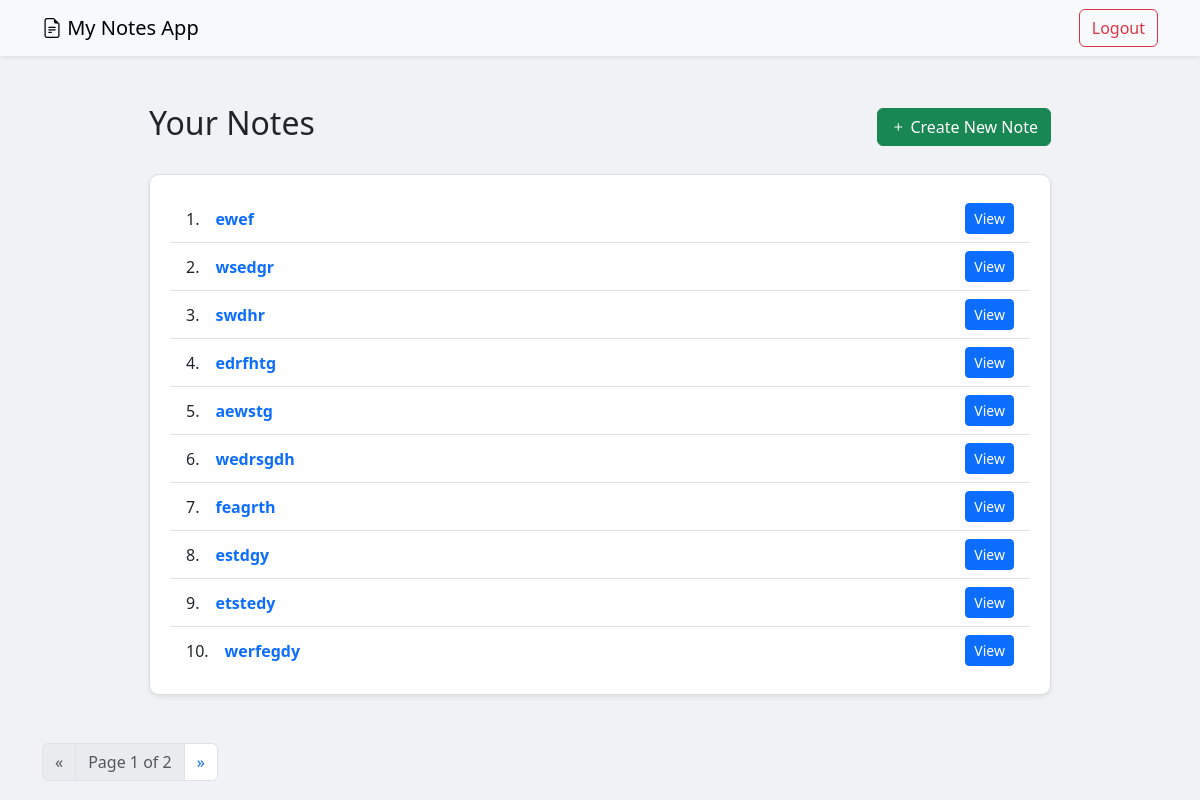
Before: /notes/ (signed in) with the older database file.
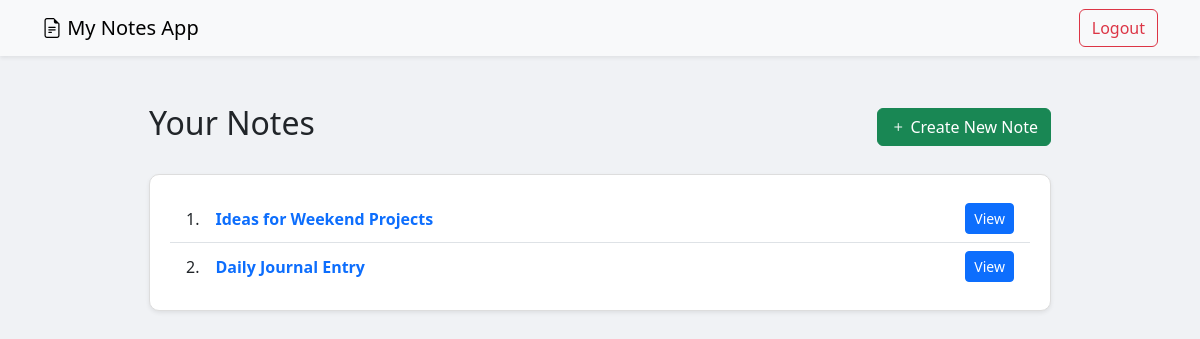
After: the same page with the newer database file.
### notes/models.py (models this page shows, shortened)
class Note(models.Model):
    user = models.ForeignKey(User, on_delete=models.CASCADE)
    title = models.CharField(max_length=100)
    body = models.TextField()

### notes/views.py (the view)
# urls.py: path('', NoteListView.as_view(), name='note_list'),
class NoteListView(CustomLoginRequiredMixin, ListView):
    model = Note
    template_name = 'notes/note_list.html'
    context_object_name = 'notes'
    paginate_by = 10
    def get_queryset(self):
        return Note.objects.filter(user=self.request.user)

### notes/templates/notes/note_list.html (shortened to what this page needs)
{% extends 'notes/base.html' %}
{% block content %}
    <div class="row justify-content-center">
        <div class="col-md- col-lg-10">
            <div class="container my-4">
                <div class="d-flex justify-content-between align-items-center mb-4">
                    <h2>Your Notes</h2>
                    <a href="{% url 'note_create' %}" class="bi bi-plus btn btn-success"> Create New Note</a>
                </div>
            <div class="card shadow-sm">
                <ul class="list-group list-group-flush">
                    {% for note in notes %}
                    <li class="list-group-item d-flex justify-content-between align-items-center">
                        <span class="me-3">{{ forloop.counter }}.</span>
                        <div class="flex-grow-1">
                            <a href="{% url 'note_detail' note.pk %}" class="text-decoration-none">
                                <strong>{{ note.title }}</strong>
                            </a>
                        </div>
                        <a href="{% url 'note_detail' note.pk %}" class="btn btn-primary btn-sm">View</a>
                    </li>
                    {% endfor %}
                </ul>
            </div>
        </div>
    </div>
    <div class="d-flex justify-content-between align-items-center mt-3">
        {% if is_paginated %}
        <nav aria-label="Page navigation example">
            <ul class="pagination justify-content-end">
                {% if page_obj.has_previous %}
                <li class="page-item">
                    <a class="page-link" href="?page={{ page_obj.previous_page_number }}" aria-label="Previous">
                        <span aria-hidden="true">&laquo;</span>
                    </a>
                </li>
                {% else %}
                <li class="page-item disabled">
                    <span class="page-link">&laquo;</span>
                </li>
                {% endif %}
                <li class="page-item disabled">
                    <span class="page-link">Page {{ page_obj.number }} of {{ paginator.num_pages }}</span>
                </li>
                {% if page_obj.has_next %}
                <li class="page-item">
                    <a class="page-link" href="?page={{ page_obj.next_page_number }}" aria-label="Next">
                        <span aria-hidden="true">&raquo;</span>
                    </a>
                </li>
                {% else %}
                <li class="page-item disabled">
                    <span class="page-link">&raquo;</span>
                </li>
                {% endif %}
            </ul>
        </nav>
        {% endif %}
    </div>
</div>
{% endblock %}

### notes/templates/notes/base.html (shortened to what this page needs)
{% load static %}
<!DOCTYPE html>
<html lang="en">
<head>
    <link href="https://cdn.jsdelivr.net/npm/bootstrap@5.3.0-alpha3/dist/css/bootstrap.min.css" rel="stylesheet">
    <link href="https://cdn.jsdelivr.net/npm/bootstrap-icons/font/bootstrap-icons.css" rel="stylesheet">
    <link rel="stylesheet" href="{% static 'css/style.css' %}">
</head>
<body>
    <nav class="navbar navbar-expand-lg navbar-light bg-light shadow-sm">
        <div class="container">
            <a class="bi bi-file-earmark-text navbar-brand" href="{% url 'note_list' %}"> My Notes App</a>
            <div class="collapse navbar-collapse justify-content-end" id="navbarNav">
                {% if user.is_authenticated %}
                    <form method="post" action="{% url 'logout' %}">
                        <button type="submit" class="btn btn-outline-danger">Logout</button>
                    </form>
                {% endif %}
            </div>
        </div>
    </nav>
    <div class="container mt-4">
        {% block content %}
        {% endblock %}
    </div>
</body>
</html>

### static/css/style.css (style rules this page uses)
body { background-color: #f0f2f5; }
.card { border-radius: 10px; padding: 20px; background-color: #ffffff; border: 1px solid #dddddd; }
.shadow-sm { box-shadow: 0 0.125rem 0.25rem rgba(0, 0, 0, 0.075) !important; }

Changed rows visible on the page:
removed Note: title "ewef"
removed Note: title "wsedgr"
removed Note: title "swdhr"
removed Note: title "edrfhtg"
removed Note: title "aewstg"
removed Note: title "wedrsgdh"
removed Note: title "feagrth"
removed Note: title "estdgy"
removed Note: title "etstedy"
removed Note: title "werfegdy"
added Note: title "Ideas for Weekend Projects"
added Note: title "Daily Journal Entry"
Other visible differences:
{{ page_obj.number }}: "1" → (not shown)
{{ paginator.num_pages }}: "2" → (not shown)
text no longer shown: "« Page of »"
